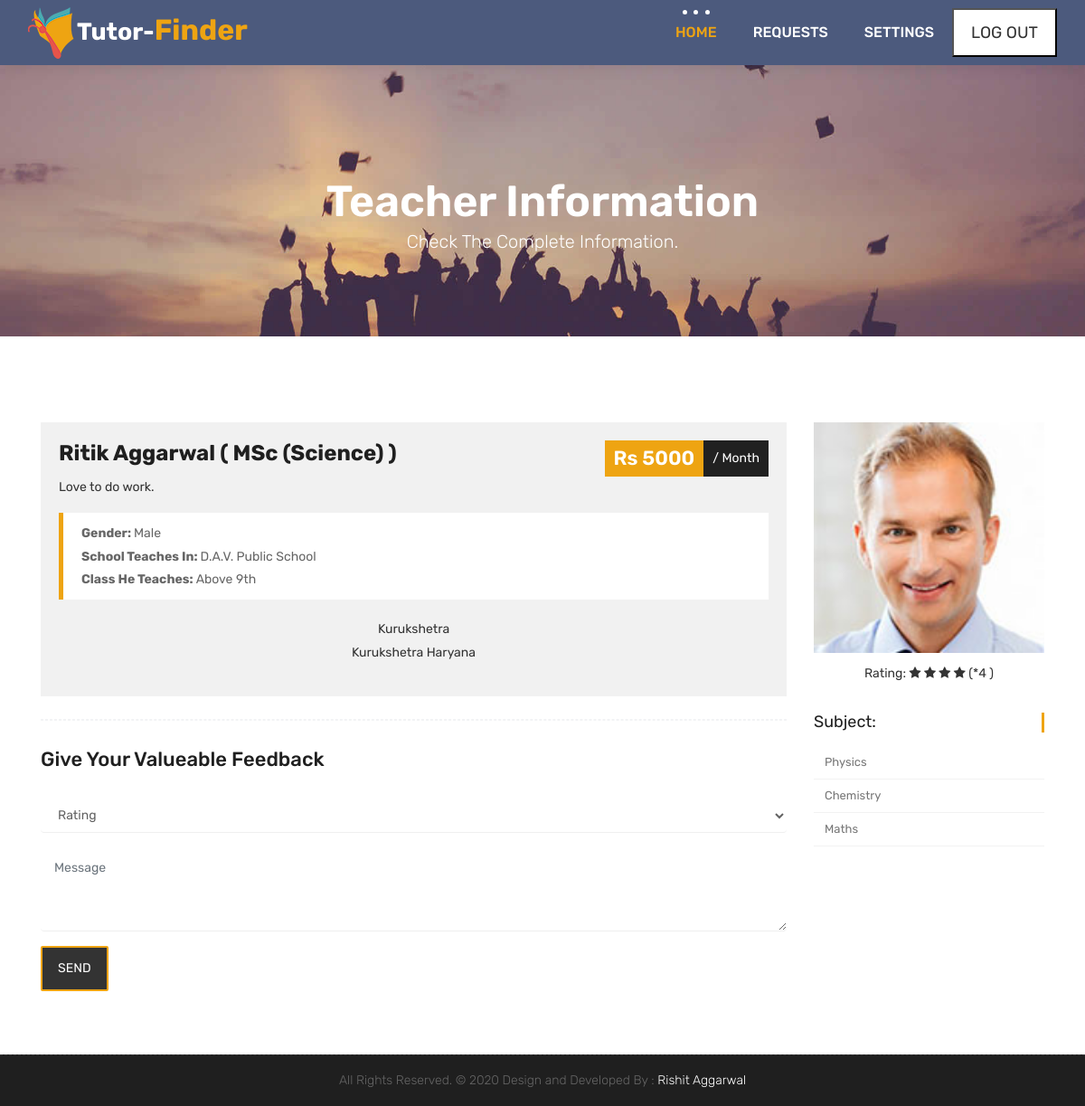
The app's page /teacher_info.php?view_id=1 (signed in) with its own data.
### tables this page shows
CREATE TABLE `users` (
  `user_id` int(11) NOT NULL,
  `name` varchar(60) NOT NULL,
  `email_id` varchar(60) NOT NULL,
  `password` varchar(200) NOT NULL,
  `mobile` varchar(20) NOT NULL,
  `type` varchar(25) NOT NULL
);

CREATE TABLE `user_information` (
  `user_id` int(11) NOT NULL,
  `highest_qualification` varchar(50) NOT NULL DEFAULT '-',
  `gender` varchar(20) NOT NULL,
  `address` varchar(200) NOT NULL DEFAULT '-',
  `district` varchar(50) NOT NULL DEFAULT '-',
  `state` varchar(50) NOT NULL DEFAULT '-',
  `above_class` varchar(50) NOT NULL,
  `subject1` varchar(50) NOT NULL,
  `subject2` varchar(50) NOT NULL,
  `subject3` varchar(50) NOT NULL,
  `average_tution_fees` varchar(50) NOT NULL DEFAULT '-',
  `about` varchar(200) NOT NULL,
  `recent_school` varchar(100) NOT NULL,
  `profile_image` varchar(200) NOT NULL,
  `degree_image` varchar(200) NOT NULL,
  `resume` varchar(200) NOT NULL,
  `rating` int(11) NOT NULL DEFAULT '0',
  `people_rated` int(11) NOT NULL DEFAULT '0'
);

### teacher_info.php (the view, shortened to what this page needs)
<?php
	include ('src/header.php');
	$id=$_SESSION['user_id'];
	if(isset($_GET['view_id']))
	{
		$teacher_id=$_GET['view_id'];
	}
	else
	{
		header('location:student_dashboard.php');
	}
	include('db/db.php');
	$sql="SELECT * from users where user_id='$id';";
	$result=mysqli_query($con,$sql);
	$row=mysqli_fetch_assoc($result);
	$type=$row['type'];
	if($type=="Student")
		$dashboard="student_dashboard.php";
	else
		$dashboard="tutor_dashboard.php";
?>
<body class="host_version">
	<header class="top-navbar">
		<nav class="navbar navbar-expand-lg navbar-light bg-light">
			<div class="container-fluid">
				<a class="navbar-brand" href="index.php" style="margin-right:0px;">
					<img src="images/logo.png" alt="" />
				</a>
				<h1 style="margin-top:5px;color:white; font-weight: bold; font-size:20pt;">Tutor-<span style="color:#eea412; font-size:24pt;">Finder</span></h1>
				<div class="collapse navbar-collapse" id="navbars-host">
					<ul class="navbar-nav ml-auto">
						<li class="nav-item active"><a class="nav-link" href="<?php echo $dashboard; ?>">Home</a></li>
						<li class="nav-item"><a class="nav-link" href="my_request.php">Requests</a></li>
						<li class="nav-item"><a class="nav-link" href="settings.php">Settings</a></li>
					</ul>
					<ul class="nav navbar-nav navbar-right">
                        <form action="src/main.php" method="post">
                        	<li><button type="submit" style="padding: 0px;" name="logout"><a class="hover-btn-new log"><span>LOG OUT</span></a></button></li>
                    	</form>
                    </ul>
				</div>
			</div>
		</nav>
	</header>
	<?php
		$sql="SELECT * from users, user_information where users.user_id='$teacher_id' AND users.user_id=user_information.user_id;";
		$result=mysqli_query($con,$sql);
		$row=mysqli_fetch_assoc($result);
	?>
	<div class="all-title-box">
		<div class="container text-center">
			<h1>Teacher Information<span class="m_1">Check the complete information.</span></h1>
		</div>
	</div>
	<br>
    <div id="overviews" class="section wb">
        <div class="container">
            <div class="row">
                <div class="col-lg-9 blog-post-single">
                    <div class="blog-item">
						<div class="post-content">
							<div class="post-date">
								<span class="day">Rs <?php echo $row['average_tution_fees']; ?></span>
								<span class="month">/ Month</span>
							</div>
							<div class="blog-title">
								<div class="course-title">
									<h1 class="font_color_change" style="font-weight: bold;"><?php echo $row['name']; echo ' ( '; echo $row['highest_qualification']; echo ' )'; ?></h1>
								</div>
							</div>
							<div class="blog-desc">
								<p><?php echo $row['about']; ?></p>
								<blockquote class="default">
									<p style="margin-bottom:0px;"><b>Gender: </b><span class="font_color_change"><?php echo $row['gender']; ?></span></p>
									<p style="margin-bottom:0px;"><b>School Teaches In: </b><span class="font_color_change"><?php echo $row['recent_school']; ?></span></p>
									<p style="margin-bottom:0px;"><b>Class He Teaches: </b><span class="font_color_change">Above <?php echo $row['above_class']; ?></span></p>
								</blockquote>
								<div class="row">
									<div class="col-lg-3 col-md-3 col-sm-3 col-1"></div>
									<div class="col-lg-6 col-md-6 col-sm-6 col-10 text-center">
										<p class="font_color_change" style="margin-bottom:0px;"><?php echo $row['address']; ?></p>
									</div>
								</div>
								<div class="row">
									<div class="col-lg-3 col-md-3 col-sm-3 col-1"></div>
									<div class="col-lg-6 col-md-6 col-sm-6 col-10 text-center">
										<p><span class="font_color_change"><?php echo $row['district']; ?></span> <span class="font_color_change"><?php echo $row['state']; ?></span></p>
									</div>
								</div>
							</div>
						</div>
					</div>
					<hr class="hr3">
					<div class="comments-form">
						<h4>Give Your Valueable Feedback</h4>
						<div class="comment-form-main">
							<form action="src/main.php" method="post">
								<div class="row">
									<div class="col-md-12 col-sm-12 col-lg-12 col-12">
										<div class="form-group">
											<select class="form-control" name="rating"required>
												<option value="" selected="selected" disabled="">Rating</option>
											</select>
										</div>
									</div>
									<div class="col-md-12 col-lg-12 col-sm-12 col-12">
										<div class="form-group">
											<textarea class="form-control" name="message" placeholder="Message" id="message" cols="30" rows="2"></textarea>
										</div>
									</div>
									<div class="col-md-12 post-btn">
										<button class="hover-btn-new orange" type="submit" name="teacher_rating"><span>Send</span></button>
									</div>
								</div>
							</form>
						</div>
					</div>
                </div>
				<div class="col-lg-3 col-12 right-single">
					<div class="widget-search" style="margin-bottom: 10px;">
						<div class="image-blog">
							<img src="images/tutor/1.jpg" alt="" class="img-fluid">
						</div>
					</div>
					<div class="course-rating text-center" style="margin-bottom:5px;">
								Rating: <span class="font_color_change"><?php
									for ($x = 0; $x <$row['rating']; $x++)
									{
									?>
										<i class="fa fa-star"></i>
									<?php
									}
									echo ' (*';
									echo $row['people_rated'];
									echo ' )';
								?></span>
							</div>
					<br>
					<div class="widget-categories">
						<h3 class="widget-title">Subject:</h3>
						<ul>
							<li><a href="#">Physics</a></li>
							<li><a href="#">Chemistry</a></li>
							<li><a href="#">Maths</a></li>
						</ul>
					</div>
				</div>
            </div>
        </div>
    </div>
    <?php
    	include 'src/footer.php';
    ?>
</body>
</html>

### records on screen
users: user_information.average_tution_fees "5000", name "Ritik Aggarwal", user_information.highest_qualification "MSc (Science)", user_information.about "Love to do work.", user_information.gender "Male", user_information.recent_school "D.A.V. Public School", user_information.above_class "9th", user_information.address "Kurukshetra", user_information.district "Kurukshetra", user_information.state "Haryana", user_information.people_rated "4"
